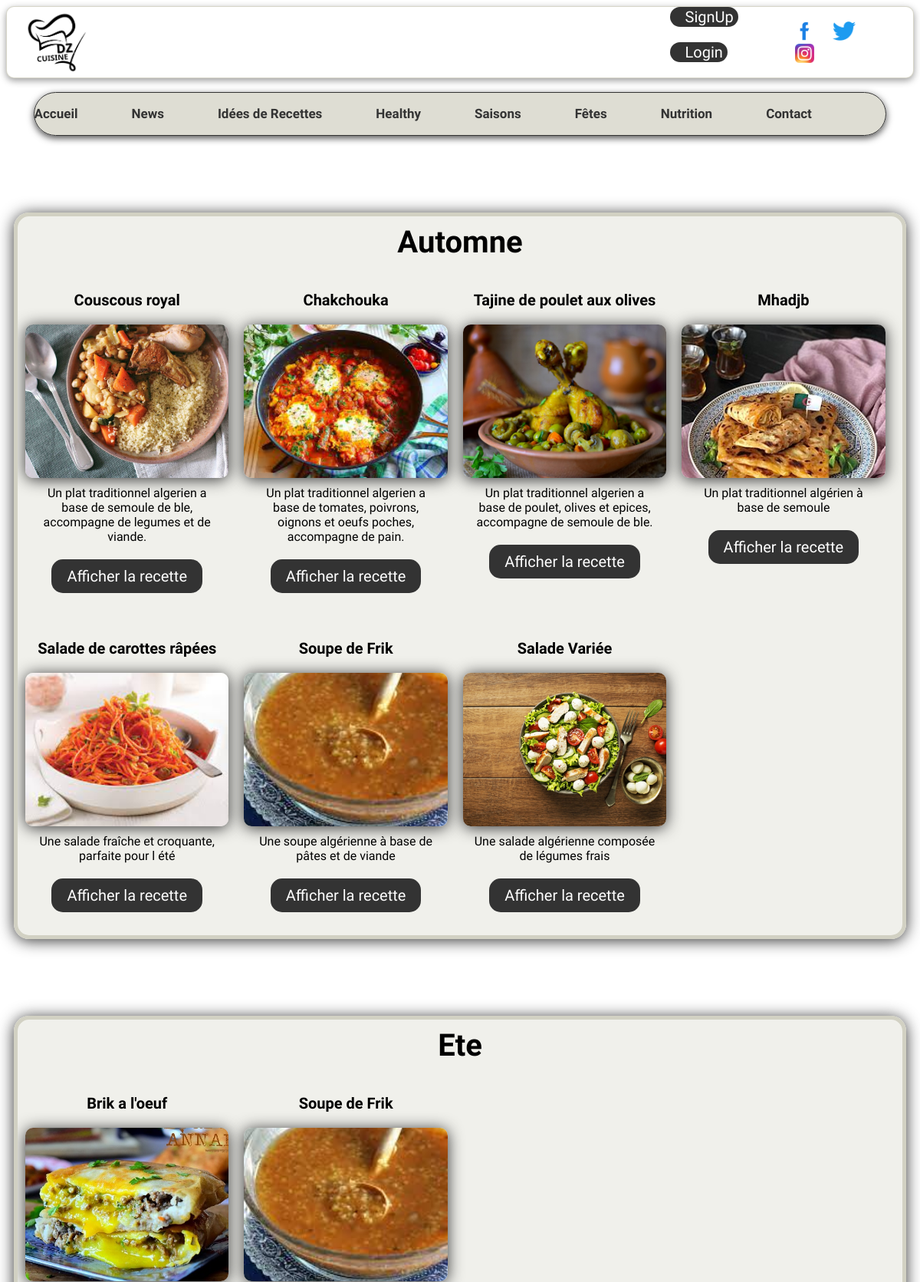
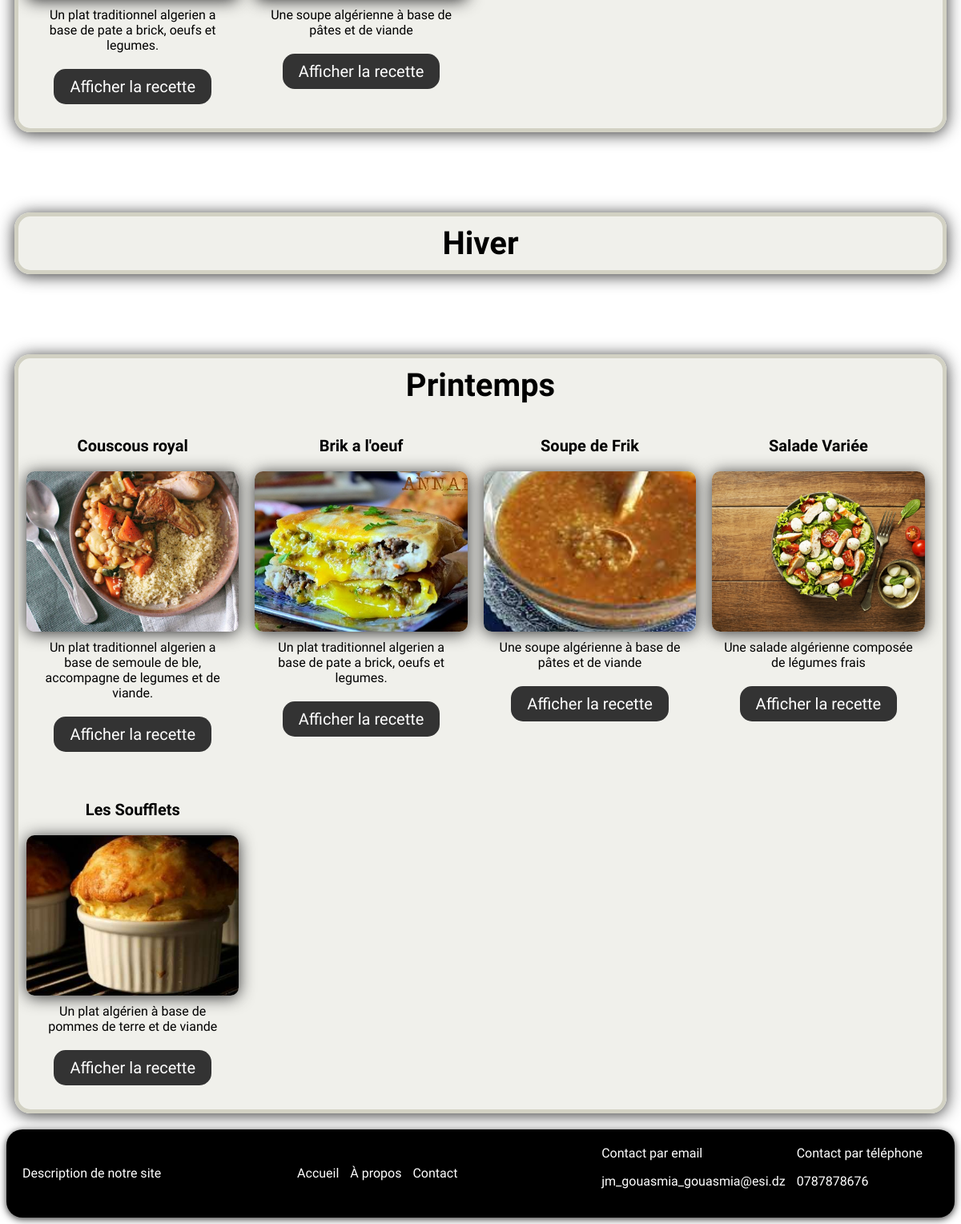
Page /code/User/index.php?page=saison on the committed database (2 pictures, top to bottom).
### tables this page shows
CREATE TABLE IF NOT EXISTS `saison` (
  `NomSaison` varchar(50) NOT NULL,
  PRIMARY KEY (`NomSaison`)
);

CREATE TABLE IF NOT EXISTS `image` (
  `PathI` varchar(50) NOT NULL,
  `IdRecette` int(11) NOT NULL,
  PRIMARY KEY (`PathI`),
  KEY `IdRecette` (`IdRecette`)
);

CREATE TABLE IF NOT EXISTS `recette` (
  `IdRecette` int(11) NOT NULL AUTO_INCREMENT,
  `Titre` varchar(50) DEFAULT NULL,
  `catego` varchar(50) DEFAULT NULL,
  `Descript` text,
  `Healthy` varchar(50) DEFAULT NULL,
  `CaloriesRecette` double DEFAULT NULL,
  `Difficulte` varchar(50) DEFAULT NULL,
  `TempsCuisson` varchar(50) DEFAULT NULL,
  `TempsRepos` varchar(50) DEFAULT NULL,
  `TempsPreparation` varchar(50) DEFAULT NULL,
  `IdUser` int(11) DEFAULT NULL,
  PRIMARY KEY (`IdRecette`),
  KEY `IdUser` (`IdUser`)
);

### code/User/Model/Recette.php (called while the page is built, shortened)
<?php
require_once "Bdd.php";
class Recette{
     public function getRecette(){
        $this->db = new BddUser();
        $cnx = $this->db->connexion();
        $query="SELECT * FROM recette recette JOIN image ON recette.IdRecette = image.IdRecette  " ;
        $result=$this->db->requete($cnx,$query);
        return $result;
    }
    public function getSaison(){
        $this->db = new BddUser();
        $cnx = $this->db->connexion();
        $query="SELECT * FROM saison " ;
        $result=$this->db->requete($cnx,$query);
        return $result;
    }
    public function getSaisonIngredient($id){
        $this->db = new BddUser();
        $cnx = $this->db->connexion();
        $query="SELECT *
        FROM ingredient
        JOIN preparer_Avec ON ingredient.IdIngredients = preparer_Avec.IdIngredients  JOIN durant_saison  ON Ingredient.IdIngredients=durant_saison.IdIngredients  WHERE preparer_Avec.IdRecette = $id ;" ;
        $result=$this->db->requete($cnx,$query);
        return $result;
    }
}
?>

### code/User/Model/Bdd.php (called while the page is built, shortened)
<?php
class BddUser {
   public function requete($db, $r) {
      return $db->query($r);
   }
}
?>

### code/User/Controller/Controller.php (called while the page is built, shortened)
<?php
require_once 'E:/App/wamp/www/Code/User/Model/Recette.php';
    class UserController{
        public function getRecette(){
            $model=new Recette();
            $result=$model->getRecette();
            return $result;
        }
public function getSaison(){
    $model=new Recette();
    $result=$model-> getSaison();
    return $result;
}
public function getSaisonRecette($id){
    $RecetteModel = new Recette();
    $ingredients=$RecetteModel-> getSaisonIngredient($id);
    $cptEte = 0;
    $cptHiver = 0;
    $cptAutomne= 0;
    $cptPrintemps = 0;
    foreach ($ingredients as $ingredient) {
        switch ($ingredient['NomSaison']) {
            case 'Ete':
                $cptEte += 1;
                break;
            case 'Hiver':
                $cptHiver += 1;
                break;
            case 'Automne':
                $cptAutomne += 1;
                break;
            case 'Printemps':
                $cptPrintemps += 1;
                 break;
        }
    }
    $max=max($cptEte, $cptHiver, $cptPrintemps, $cptAutomne);
    if($max == 0) {
       $saisons=null;
    }
    else{
        $saisons = array();
if($cptEte == $max) {
    array_push($saisons, 'Ete');
}
if($cptAutomne == $max) {
    array_push($saisons, 'Automne' );
}
if($cptPrintemps == $max) {
    array_push($saisons, 'Printemps');
}}
return $saisons;
}
    }

### code/User/View/Saison.php (the view, shortened to what this page needs)
<?php
require_once($_SERVER['DOCUMENT_ROOT'] . './code/User/Controller/Controller.php');
require_once($_SERVER['DOCUMENT_ROOT'] . './code/User/View/PartieFixe.php');
class Saison
{
    public function header()
    {
?>
<head>
        <link rel="stylesheet"  href="Saison.css">
      </head>
    <?php
    }
    public function RecetteSaison()
    {$controller = new UserController();
    $saisons=$controller->getSaison();
      foreach ($saisons as $saison) {
        $Recettes=$controller->getRecette();
    ?>
    <div class="category"  >
    <h2><?php echo $saison['NomSaison']?></h2>
    <div class="recipe-slider">
    <?php
foreach ($Recettes as $Recette) {
    $res = $controller->getSaisonRecette($Recette['IdRecette']);
    if(is_array($res)){
        foreach($res as $saisonRecette){
            if($saisonRecette==$saison['NomSaison']){
                ?>
                <div class="recipe-frame">
                    <h3><?php echo $Recette['Titre'] ?></h3>
                    <img src="<?php echo $Recette['PathI']?>" alt="<?php echo $Recette['PathI']?> ">
                    <p><?php echo $Recette['Descript'] ?> </p>
                    <button ><a href="index.php?page=recette&id=<?php echo $Recette['IdRecette']; ?>">Afficher la recette </a></button>
                </div>
                <?php
                break;
            }
        }
    }
}
?>
  </div>
</div>
  <?php }}
    public function display()
    {
        $this->header();
        $this->RecetteSaison();
    }
}
?>

### code/User/Saison.css (style rules this page uses)
.category { text-align: center; margin-top: 100px; display: flex; flex-direction: column; border: 5px solid rgb(210, 209, 195); background-color: rgba(210, 209, 195, 0.338); border-radius: 20px; margin-left: 10px; margin-right: 10px; box-shadow: 0 2px 20px #333; }
.category h2 { text-align: center; margin: 10px 0; font-family: 'Handlee', sans-serif; font-size: 40px; font-weight: 300px; }
.category h3 { font-weight: 200px; text-align: center; font-family: 'Handlee', sans-serif; font-size: 20px; }
.recipe-frame a { display: block; text-align: right; color: white; text-decoration: none; font-family: 'Handlee', sans-serif; }
.recipe-slider { display: flex; flex-wrap: wrap; overflow-x: scroll; scroll-snap-type: x mandatory; text-align: center; }
.recipe-frame { flex: 0 0 23%; scroll-snap-align: start; margin: 10px; width: 25%; text-align: center; }
.recipe-frame img { width: 100%; height: 200px; object-fit: cover; border-radius: 10px; box-shadow: 0 2px 20px #333; }
.recipe-frame p { margin: 10px; font-family: 'Handlee', sans-serif; }
.recipe-frame a { display: block; text-align: right; }
.recipe-frame button { background-color: #333; color: #fff; border: none; margin-top: 10px; padding: 10px 20px; cursor: pointer; display: inline-block; font-family: 'Handlee', sans-serif; font-size: 20px; font-weight: 350px; margin-bottom: 20px; border-radius: 15px; }

### code/User/PartieFixe.css (style rules this page uses)
.category { text-align: center; margin-top: 100px; flex-direction: column; border: 5px solid rgb(210, 209, 195); background-color: rgba(210, 209, 195, 0.338); border-radius: 20px; margin-left: 10px; margin-right: 10px; box-shadow: 0 2px 20px #333; font-family: 'Handlee', sans-serif; }
.category h2 { text-align: center; margin: 10px 0; font-family: 'Handlee', sans-serif; font-size: 40px; font-weight: 300px; }
.category h3 { font-weight: 200px; text-align: center; font-family: 'Handlee', sans-serif; font-size: 20px; }
.category a { color: white; text-decoration: none; font-family: 'Handlee', sans-serif; }
.category button { background-color: #333; color: #fff; border: none; padding: 10px 20px; cursor: pointer; display: inline-block; font-family: 'Handlee', sans-serif; font-size: 20px; font-weight: 350px; margin-bottom: 20px; border-radius: 15px; }

### rows in the picture
saison: NomSaison "Automne"
image: IdRecette.Titre "Couscous royal", PathI (picture), IdRecette.Descript "Un plat traditionnel algerien a base de semoule de ble, accompagne de legumes et de viande."
image: IdRecette.Titre "Chakchouka", PathI (picture), IdRecette.Descript "Un plat traditionnel algerien a base de tomates, poivrons, oignons et oeufs poches, accompagne de pain."
image: IdRecette.Titre "Tajine de poulet aux olives", PathI (picture), IdRecette.Descript "Un plat traditionnel algerien a base de poulet, olives et epices, accompagne de semoule de ble."
image: IdRecette.Titre "Mhadjb", PathI (picture), IdRecette.Descript "Un plat traditionnel algérien à base de semoule"
image: IdRecette.Titre "Salade de carottes râpées", PathI (picture), IdRecette.Descript "Une salade fraîche et croquante, parfaite pour l été"
image: IdRecette.Titre "Soupe de Frik", PathI (picture), IdRecette.Descript "Une soupe algérienne à base de pâtes et de viande"
image: IdRecette.Titre "Salade Variée", PathI (picture), IdRecette.Descript "Une salade algérienne composée de légumes frais"
saison: NomSaison "Ete"
image: IdRecette.Titre "Brik a l'oeuf", PathI (picture), IdRecette.Descript "Un plat traditionnel algerien a base de pate a brick, oeufs et legumes."
saison: NomSaison "Hiver"
saison: NomSaison "Printemps"
image: IdRecette.Titre "Les Soufflets", PathI (picture), IdRecette.Descript "Un plat algérien à base de pommes de terre et de viande"
